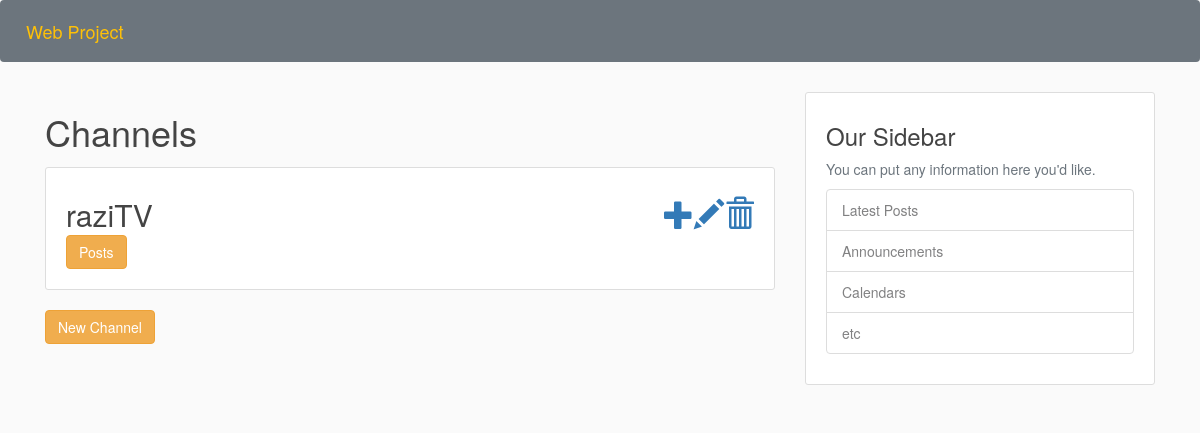
The page /channels on the database as committed earlier.
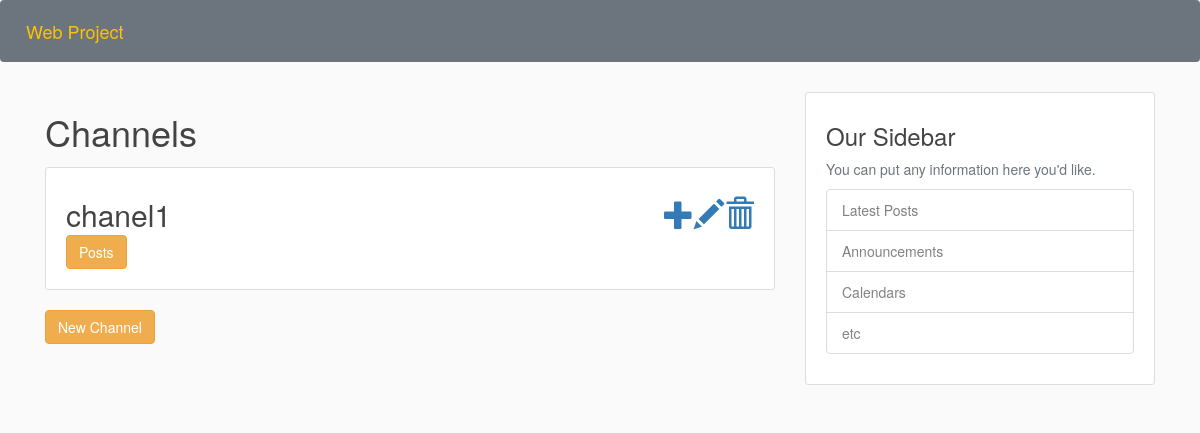
The same page on the database as committed later.
### blog/models.py (models this page shows)
class Chanel(models.Model):
    title = models.CharField(max_length=200)
    description = models.TextField()
    rules = models.TextField()
    admin = models.ForeignKey(User, on_delete=models.CASCADE, related_name='%(class)s_admin')
    authors = models.ManyToManyField(User, related_name='%(class)s_authors')
    followers = models.ManyToManyField(User, related_name='%(class)s_followers')

### blog/views.py (the view)
# urls.py: path('channels', views.channel , name='blog-channel'),
def channel(request):
    context = {
        'channels': Chanel.objects.all()
    }
    return render(request, 'blog/channel.html', context)

### blog/templates/blog/channel.html (shortened to what this page needs)
{% extends "blog/base.html" %}
{% block content %}
    <h1>Channels</h1>
    {% for c in channels %}
        <article class="media content-section">
           <div class="media-body">
            <h2><a class="article-title" href="{% url 'channel_detail' id=c.pk %}">{{ c.title }}</a>
                <a class="glyphicon glyphicon-trash" style="float:right" aria-hidden="true" href="{% url 'delete_channel' id=c.pk %}"></a>
                <a class="glyphicon glyphicon-pencil" style="float:right" aria-hidden="true" href="{% url 'edit_channel' pk=c.pk %}?next={{ request.path|urlencode }}"></a>
                <a class="glyphicon glyphicon-plus" style="float:right" aria-hidden="true" href="{% url 'addMember' id=c.pk %}"></a>
                <div>
                    <a  type="button" class="btn btn-warning" href="{% url 'viewPosts' pk=c.pk %}">Posts</a>
                </div>
            </h2>
          </div>
        </article>
    {% endfor %}
<a  type="button" class="btn btn-warning" href="{% url 'newChannel' %}">New Channel</a>
{% endblock content %}

Rows that differ between the two databases and show on the page:
removed Chanel: title "raziTV"
added Chanel: title "chanel1"
